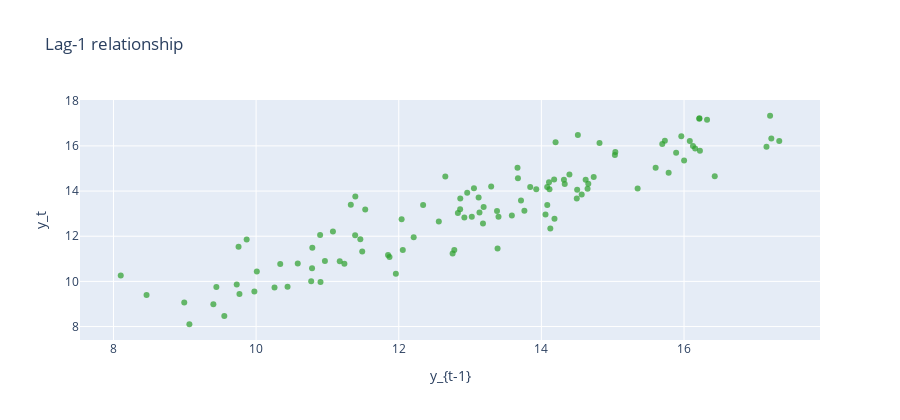

Notebook cell for this chart:
### Code cell
scatter_df = df_lag.dropna()
fig = go.Figure()
fig.add_trace(go.Scatter(
    x=scatter_df["lag_1"],
    y=scatter_df["y"],
    mode="markers",
    marker=dict(size=6, opacity=0.7, color="#2ca02c")
))
fig.update_layout(title="Lag-1 relationship", xaxis_title="y_{t-1}", yaxis_title="y_t", height=420)
fig.show()
